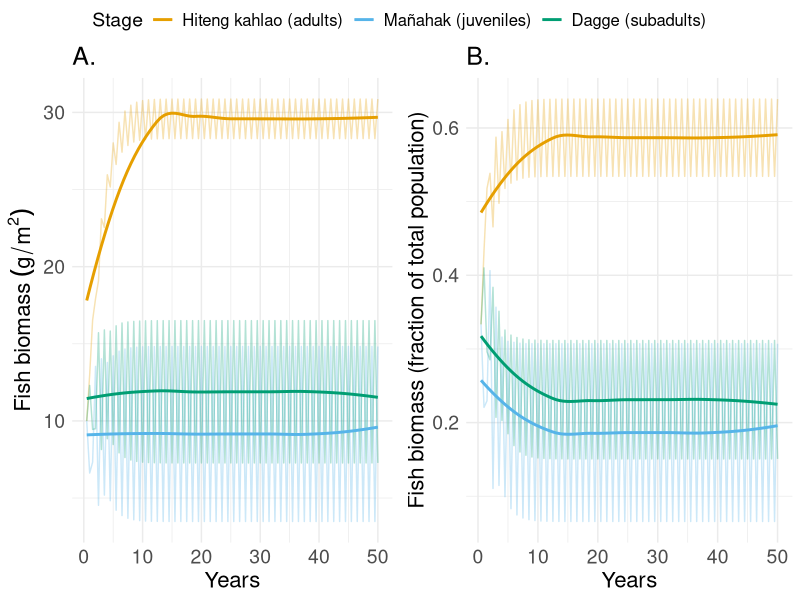
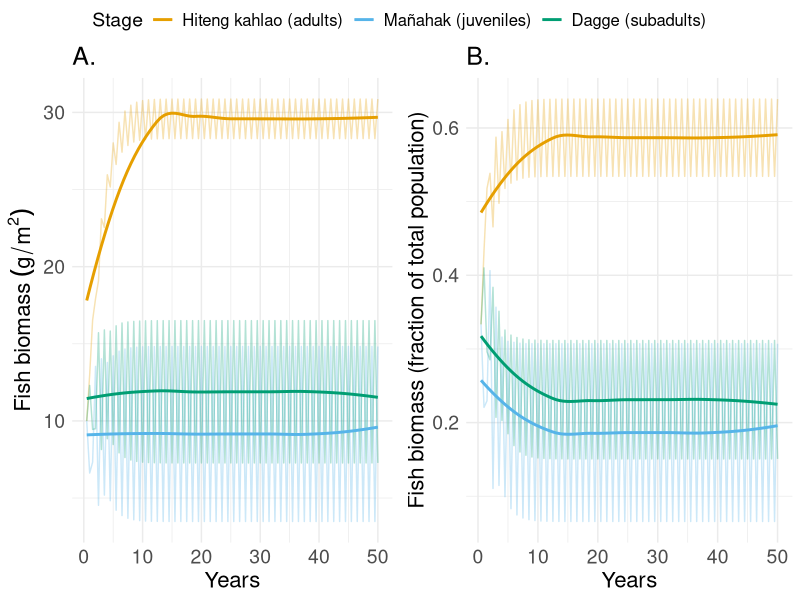

Here is the R script that generated these plots, in order:
library(tidyverse)
library(ggpubr)

# Define parameters

#mortality
juvenile_mortality <- 0.9 / 2
subadult_mortality <- 0.54 / 2
adult_mortality <- 0.33 / 2
juvenile_survival_rate <- 1 - juvenile_mortality
subadult_survival_rate <- 1 - subadult_mortality
adult_survival_rate <-  1 - adult_mortality

juvenile_to_subadult_rate <- 1 
subadult_to_adult_rate <- 0.5 

reproduction_rate <- 2 
reproduction_rate_2 <- 1.5

carrying_capacity <- 68 

#restocking
restocked_juveniles <- 0

# Fishing rates
F_instantaneous <- 0.09
F_discrete <- 1 - exp(-F_instantaneous)
F_discrete

juvenile_fishing_rate <- 0.01 
adult_fishing_rate <- F_discrete/2    

# Initial population sizes
juvenile_population <- 10
subadult_population <- 10
adult_population <- 10
total_population <- juvenile_population + subadult_population + adult_population

# Number of time steps to simulate
time_steps <- 100

# Vectors to store population sizes over time
juvenile_population_over_time <- numeric(time_steps)
subadult_population_over_time <- numeric(time_steps)
adult_population_over_time <- numeric(time_steps)
total_population_over_time <- numeric(time_steps)

# Initialize population sizes
juvenile_population_over_time[1] <- juvenile_population
subadult_population_over_time[1] <- subadult_population
adult_population_over_time[1] <- adult_population
total_population_over_time[1] <- total_population


# Simulation loop
for (t in 2:time_steps) {
  # Alternate reproduction rate based on the timestep (even or odd)
  if (t %% 2 == 0) {
    current_reproduction_rate <- reproduction_rate
  } else {
    current_reproduction_rate <- reproduction_rate_2
  }
  
  # Calculate the number of juveniles, subadults, and adults in the next time step
  total_population <- juvenile_population + subadult_population + adult_population
  new_juveniles <- adult_population * current_reproduction_rate * (1 - total_population / carrying_capacity)
  surviving_juveniles <- juvenile_population * juvenile_survival_rate * (1 - juvenile_fishing_rate)
  new_subadults <- juvenile_population * juvenile_to_subadult_rate
  surviving_subadults <- subadult_population * subadult_survival_rate
  new_adults <- subadult_population * subadult_to_adult_rate
  surviving_adults <- adult_population * adult_survival_rate * (1 - adult_fishing_rate)
  
  # Update population sizes
  if (t %% 2 == 0) {
    subadult_population <- max(0, new_subadults + surviving_subadults - new_adults + restocked_juveniles)
  } else {
    subadult_population <- max(0, new_subadults + surviving_subadults - new_adults)
  }
  
  juvenile_population <- max(0, new_juveniles + surviving_juveniles - new_subadults)
  adult_population <- max(0, new_adults + surviving_adults)
  #Store
  juvenile_population_over_time[t] <- juvenile_population
  subadult_population_over_time[t] <- subadult_population
  adult_population_over_time[t] <- adult_population
  total_population_over_time[t] <- total_population
}



population_data <- data.frame(
  Time = rep(1:time_steps, 4),
  Population = c(juvenile_population_over_time, subadult_population_over_time, adult_population_over_time, total_population_over_time),
  Stage = rep(c("Juveniles", "Subadults", "Adults", "Total"), each = time_steps)
)


burnin_raw <- ggplot(population_data %>% filter(Stage != "Total"), aes(x = Time/2, y = Population, color = Stage)) +
  geom_line(alpha = 0.3) +
  geom_smooth(se = FALSE, size = 1) +
  labs(
    x = "Years",
    y = bquote("Fish biomass"~(g/m^2)),
    color = "Stage" ,
    title = "A."
  ) +
  scale_color_manual(
    values = c("#E69F00", "#56B4E9", "#009E73"),
    labels = c("Hiteng kahlao (adults)", "Mañahak (juveniles)", "Dagge (subadults)")
  ) +
  theme_minimal() +
  theme(
    text = element_text(size = 16),
    plot.title = element_text(size = 18),
    axis.title = element_text(size = 16),
    axis.text = element_text(size = 14),
    legend.title = element_text(size = 14),
    legend.text = element_text(size = 12)
  )




#Relative to total
population_data_relative <- population_data %>%
  group_by(Time) %>%
  mutate(Fraction = Population / Population[Stage == "Total"])

# Create the plot
burnin_rel <- ggplot(population_data_relative %>% filter(Stage != "Total"), aes(x = Time/2, y = Fraction, color = Stage)) +
  geom_line(alpha = 0.3) +
  geom_smooth(se = FALSE, size = 1) +
  labs(
    x = "Years",
    y = "Fish biomass (fraction of total population)",
    color = "Stage",
    title = "B."
  ) +
  scale_color_manual(
    values = c("#E69F00", "#56B4E9", "#009E73"), 
    labels = c("Hiteng kahlao (adults)", "Mañahak (juveniles)", "Dagge (subadults)")
  ) +
  theme_minimal() +
  theme(
    text = element_text(size = 16),
    plot.title = element_text(size = 18),
    axis.title = element_text(size = 16),
    axis.text = element_text(size = 14),
    legend.title = element_text(size = 14),
    legend.text = element_text(size = 12)
  )


burnin <- ggarrange(burnin_raw, burnin_rel, nrow=1, ncol=2, common.legend = TRUE)
burnin

ggsave("~/Desktop/figureS1_burnin", burnin, width=8, height=6, bg="transparent")


